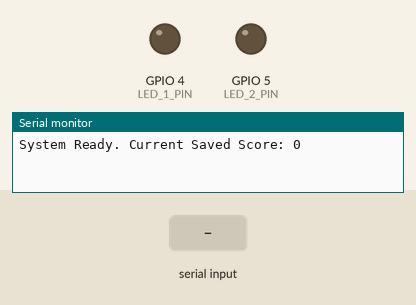
Bench run of a program on a simulated Seeed XIAO ESP32-C3. On the bench: output pins drawn as LEDs (lit = HIGH), the last lines printed to the serial monitor. Dashed ring = blinking. The inputs (shaded band) are chosen by the test bench. EEPROM starts erased.

Above: at 1.2 s.
1.3 s: "START\n" received over Serial
At 1.45 s:
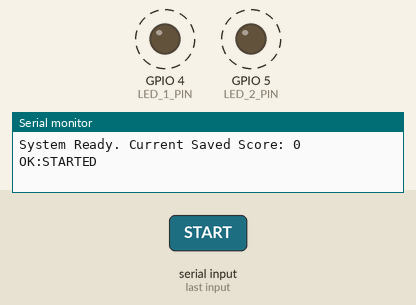
3.1 s: "FINISH\n" received over Serial
Timing chart, 0 to 6.1 s (numbered marks = the images above; inputs shaded):
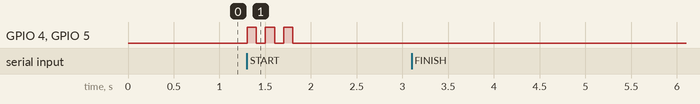

The program:

main.cpp
```cpp
#include <Arduino.h>
#include <IRremoteESP8266.h>
#include <IRutils.h>
#include <IRrecv.h>
#include <Preferences.h>

const char *ssid = "LAPTOP-7BRN7V2J 0408";
const char *password = "3401q+9H";

// --- ピン周りの設定 --- //
const uint16_t RECV_PIN = D1;  // センサーのピン
const uint16_t LED_1_PIN = D2; // 緑色LEDのピン1
const uint16_t LED_2_PIN = D3; // 緑色LEDのピン2

// ヒット判定を行うコードのリスト (64bit対応)
const uint64_t HIT_CODES[] = {
    0x5555555555555555, // エアコンのリモコン
    0x8F7807F,          // 赤外線(38kHz) 正規コード
    0xB301BD1F,         // 頻出パターン1
    0x55EEECD,          // 頻出パターン2
    0xCADB61A9          // 頻出パターン3
};
const int HIT_CODES_COUNT = sizeof(HIT_CODES) / sizeof(HIT_CODES[0]);

IRrecv irrecv(RECV_PIN); // 赤外線受信オブジェクト
decode_results results;  // 受信結果オブジェクト

// --- データ保存関係 --- //
Preferences preferences;
int currentScore = 0;       // 現在のスコア
bool isGameRunning = false; // ゲーム中かどうかのフラグ

// --- クールダウンタイム設定 --- //
unsigned long lastHitTime = 0;          // 最後にヒットを検出した時間
const unsigned long HIT_COOLDOWN = 200; // クールダウン時間(ミリ秒)

void setup()
{
  Serial.begin(115200); // USBシリアル開始

  // LEDピン初期化
  pinMode(LED_1_PIN, OUTPUT);
  digitalWrite(LED_1_PIN, LOW);
  pinMode(LED_2_PIN, OUTPUT);
  digitalWrite(LED_2_PIN, LOW);

  // 赤外線開始
  irrecv.enableIRIn();

  // 保存領域を開く(名前空間: "game", 読み書きモード: false)
  preferences.begin("game", false);

  // 電源喪失対策として, 前回の続きからスコアを読み込む
  // デフォルトは0
  currentScore = preferences.getInt("score", 0);

  Serial.println("System Ready. Current Saved Score: " + String(currentScore));
}

void loop()
{
  // USBシリアルからのコマンド受信
  if (Serial.available() > 0)
  {
    String command = Serial.readStringUntil('\n');
    command.trim(); // 改行コード除去

    // ゲーム開始時
    if (command == "START")
    {
      // スコアをリセットして保存
      currentScore = 0;
      preferences.putInt("score", currentScore); // 保存
      isGameRunning = true;
      Serial.println("OK:STARTED");

      // 合図用のLED点滅(3回)
      for (int i = 0; i < 3; i++)
      {
        digitalWrite(LED_1_PIN, HIGH);
        digitalWrite(LED_2_PIN, HIGH);
        delay(100);
        digitalWrite(LED_1_PIN, LOW);
        digitalWrite(LED_2_PIN, LOW);
        delay(100);
      }
    }

    // ゲーム終了時
    else if (command == "FINISH")
    {
      // 現在のスコアを返す
      isGameRunning = false;
      Serial.println("SCORE:" + String(currentScore));
    }
  }

  // 赤外線受信時
  if (irrecv.decode(&results))
  {
    // デバッグ用出力(USBがつながっている時だけ見える)
    Serial.println(resultToHexidecimal(&results));

    // ゲーム中でなくても, ヒットしたらカウントして保存する仕様にする
    // USBを抜いている間は isGameRunning フラグがリセットされる可能性があるため

    bool isHit = false;
    for (int i = 0; i < HIT_CODES_COUNT; i++)
    {
      if (results.value == HIT_CODES[i])
      {
        isHit = true;
        break;
      }
    }

    if (isHit && (millis() - lastHitTime > HIT_COOLDOWN))
    {
      // スコア加算
      currentScore++;

      // 即座にフラッシュメモリに保存
      // これにより, この瞬間に電源が落ちてもデータは守られる
      preferences.putInt("score", currentScore);

      lastHitTime = millis();

      // LED点灯
      digitalWrite(LED_1_PIN, HIGH);
      digitalWrite(LED_2_PIN, HIGH);
      delay(100);
      digitalWrite(LED_1_PIN, LOW);
      digitalWrite(LED_2_PIN, LOW);

      // デバッグ出力(USBがつながっている時だけ見える)
      Serial.println("HIT! Saved Score: " + String(currentScore));
    }

    irrecv.resume();
  }
}
```

Measured:
- after the input at 1.3 s, GPIO 4 (LED_1_PIN), GPIO 5 (LED_2_PIN): alternates HIGH for 0.10 s and LOW for 0.10 s, 6 changes in all, then stays LOW, starting at once
